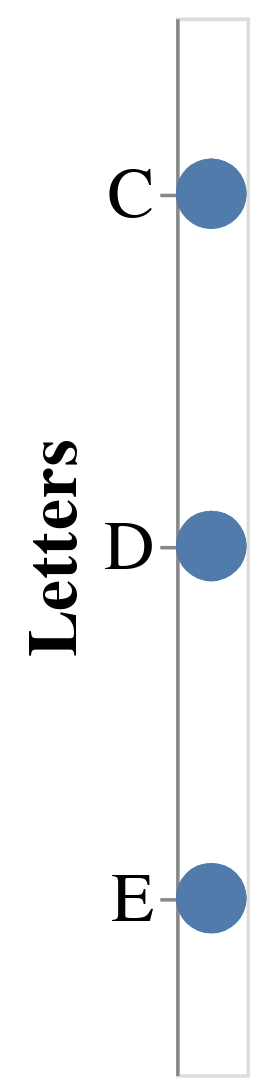

The cell this chart's notebook holds for it:
### Markdown cell above
Altair provides a useful shorthand to specify them: 

- Quantitative `:Q`
- Nominal `:N`
- Ordinal `:O`
- Temporal `:T`.

### Code cell
alt.Chart(data).mark_circle().encode(y='Letters:N')

### Figure 1 — Vega-Lite specification as saved in the notebook (floating-point values rounded to 4 significant figures)
{"height": 300, "config": {"style": {"circle": {"size": 400}}, "legend": {"symbolSize": 20, "titleFontSize": 20, "labelFontSize": 20}, "axis": {"titleFontSize": 20, "labelFontSize": 20}}, "data": {"name": "data-e1f27bdda7bfd6fed066714f7c229752"}, "mark": "circle", "encoding": {"y": {"type": "nominal", "field": "Letters"}}, "$schema": "https://vega.github.io/schema/vega-lite/v4.0.2.json", "datasets": {"data-e1f27bdda7bfd6fed066714f7c229752": [{"Letters": "C", "Numbers": 2}, {"Letters": "C", "Numbers": 7}, {"Letters": "C", "Numbers": 4}, {"Letters": "D", "Numbers": 1}, {"Letters": "D", "Numbers": 2}, {"Letters": "D", "Numbers": 6}, {"Letters": "E", "Numbers": 8}, {"Letters": "E", "Numbers": 4}, {"Letters": "E", "Numbers": 7}]}}
